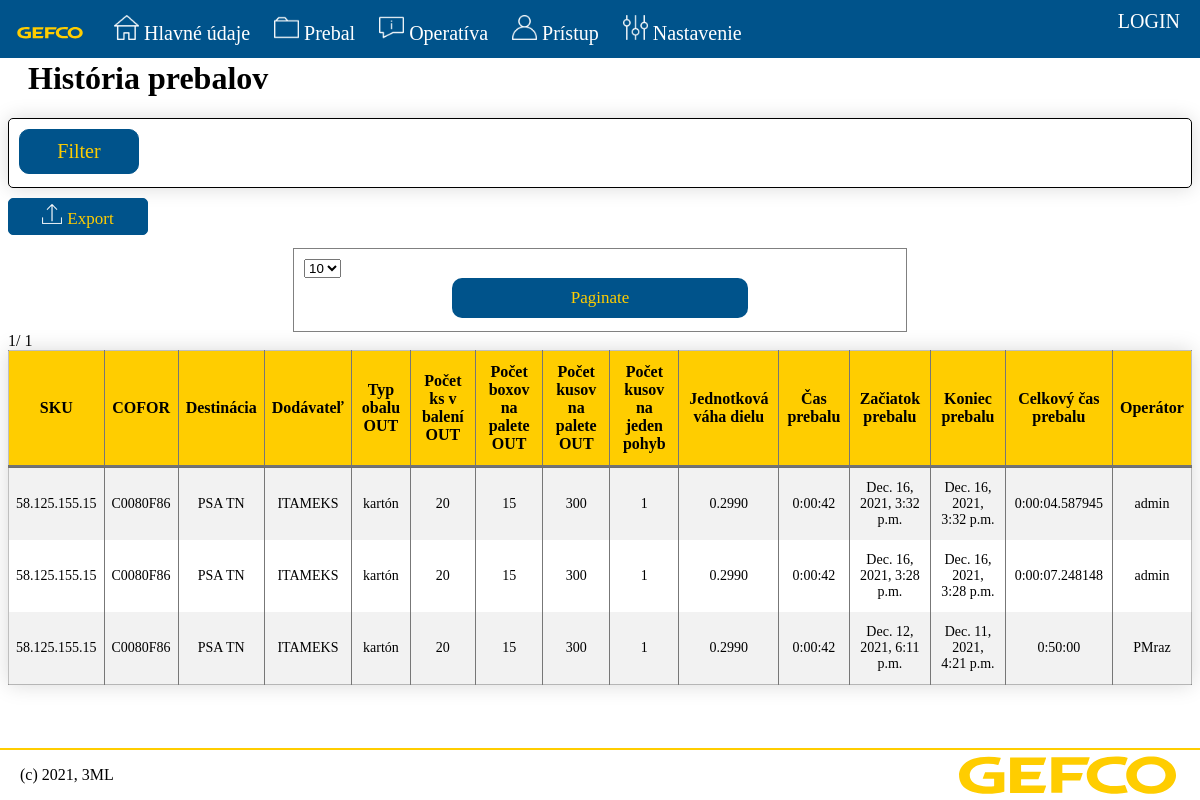
Page /repacking/history/ on the earlier database version.
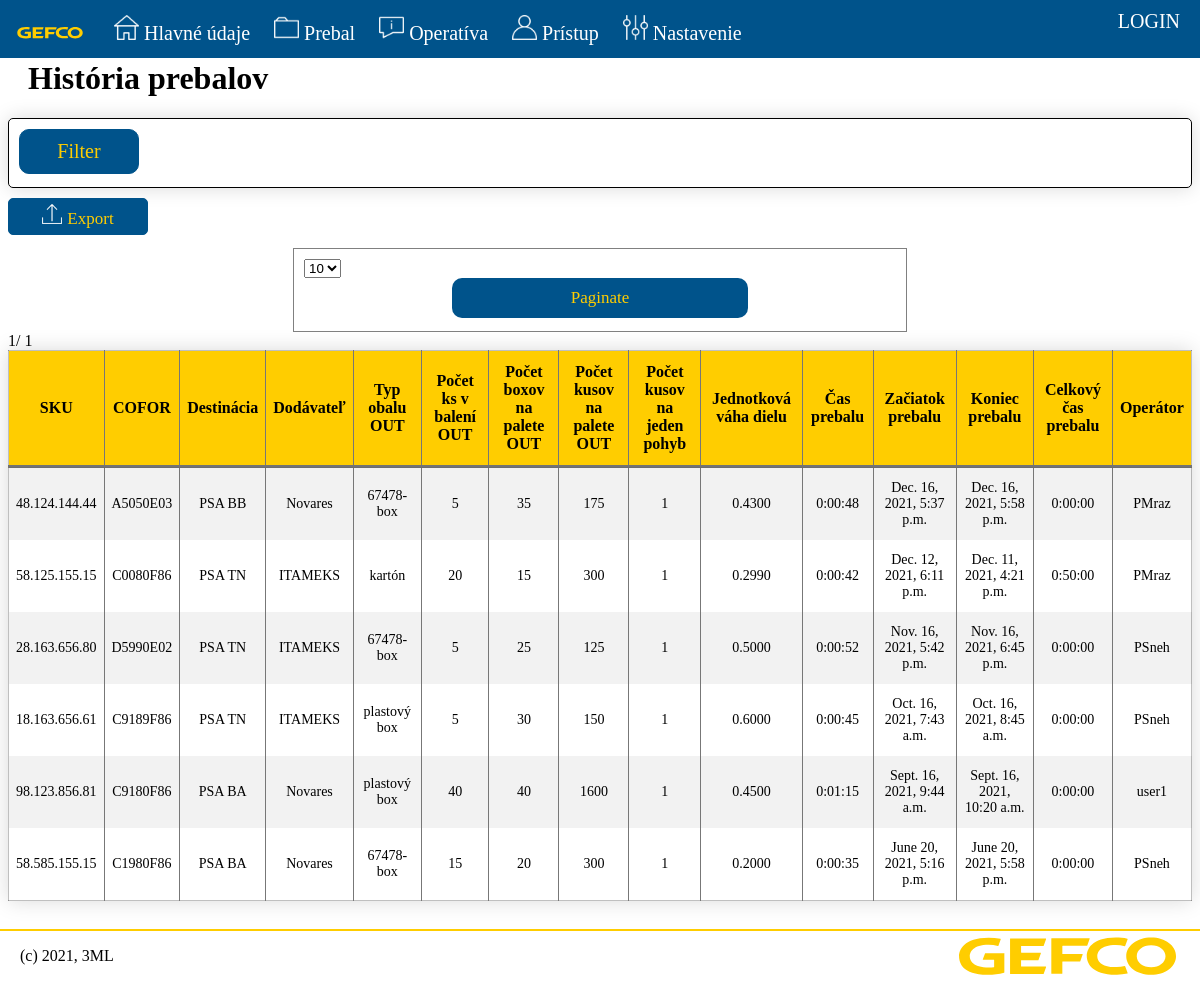
Same page on the later database version.
### repacking/models.py (models this page shows, shortened)
class RepackHistory(models.Model):
    repacking_standard = models.ForeignKey(RepackingStandard,
                                           on_delete=models.SET_NULL,
                                           null=True,
                                           related_name='repacking_standard')
    repack_start = models.DateTimeField(default=datetime.now, blank=True)
    repack_finish = models.DateTimeField(auto_now=False)
    repack_duration = models.DurationField(default=timedelta(minutes=0))
    idp = models.CharField(max_length=50)
    users = models.ManyToManyField(User, related_name='users')
    @staticmethod
    def filter_and_order_repacking_history_by_get(get):
        order_by = get.get('order_by', "-repack_start")
        try:
            if order_by[0] == '-':
                RepackHistory._meta.get_field(order_by[1:])
            else:
                RepackHistory._meta.get_field(order_by)
        except:
            order_by = "-repack_start"
        repacking_history = RepackHistory.objects.filter(
            idp__contains=get.get('idp', ""),
            repacking_standard__SKU__contains=get.get('repacking_standard__SKU', ""),
            repacking_standard__COFOR__contains=get.get('repacking_standard__COFOR', ""),
            repacking_standard__supplier__contains=get.get('repacking_standard__supplier', ""),
            repacking_standard__destination__contains=get.get('repacking_standard__destination', ""),
            repacking_standard__input_type_of_package__contains=get.get('repacking_standard__input_type_of_package',
                                                                        ""),
            repacking_standard__output_type_of_package__contains=get.get('repacking_standard__output_type_of_package',
                                                                         "")
        ).order_by(order_by)
        return repacking_history

class RepackingStandard(models.Model):
    SKU = models.CharField(max_length=50, default="", unique=True)
    COFOR = models.CharField(max_length=50, default="")
    supplier = models.CharField(max_length=50, default="")
    destination = models.CharField(max_length=50, default="")
    items_per_move = models.PositiveIntegerField(default=0)
    unit_weight = models.DecimalField(max_digits=6, decimal_places=4, default=0)
    repacking_duration = models.DurationField(default=timedelta(minutes=0))
    instructions = models.CharField(max_length=1200, default="")
    tools = models.ManyToManyField(Tools, related_name='tools', blank=True)
    input_count_of_items_in_package = models.PositiveIntegerField(default=0)
    output_count_of_items_in_package = models.PositiveIntegerField(default=0)
    input_count_of_boxes_on_pallet = models.PositiveIntegerField(default=0)
    output_count_of_boxes_on_pallet = models.PositiveIntegerField(default=0)
    input_count_of_items_on_pallet = models.PositiveIntegerField(default=0)
    output_count_of_items_on_pallet = models.PositiveIntegerField(default=0)
    input_type_of_package = models.CharField(max_length=50, default="")
    output_type_of_package = models.CharField(max_length=50, default="")
    input_photos = models.ManyToManyField(Photos, related_name='input_photos', blank=True)
    output_photos = models.ManyToManyField(Photos, related_name='output_photos', blank=True)
    created = models.DateTimeField(auto_now=True)
    creator = models.ForeignKey(settings.AUTH_USER_MODEL, on_delete=models.SET_NULL, null=True, related_name='creator')

### accounts/models.py (models this page shows)
class User(AbstractUser):
    barcode = models.CharField(max_length=100)
    def __str__(self):
        return f'{str(self.username)}'

### repacking/views.py (the view)
# urls.py: path('repacking/history/', views.history),
def history(request):
    cancel_sessions(request)
    repacking_history_list_all = RepackHistory.filter_and_order_repacking_history_by_get(request.GET)
    repack_history_filter = RepackHistoryFilter(request.GET, queryset=repacking_history_list_all)
    paginate_by = request.GET.get('paginate_by', 10) or 10
    repacking_history_list = filtered_records(request, repack_history_filter, paginate_by)
    context = {"repacking_history_list": repacking_history_list,
               'repack_history_filter': repack_history_filter, 'paginate_by': paginate_by}
    return render(request, 'repacking/history.html', context)

### repacking/views.py (called while the page is built)
def cancel_sessions(request):
    try:
        del request.session[repack_start_key]
    except KeyError:
        pass
    try:
        del request.session[repack_last_start_key]
    except KeyError:
        pass
    try:
        del request.session[repack_duration_key]
    except KeyError:
        pass

### repacking_site/methods.py (called while the page is built)
def filtered_records(request, records_filter, paginate_by):
    list_filtered = records_filter.qs
    p = Paginator(list_filtered, paginate_by)
    page = request.GET.get('page')
    try:
        complete_list = p.get_page(page)
    except PageNotAnInteger:
        complete_list = p.get_page(1)
    except EmptyPage:
        complete_list = p.get_page(1)
    return complete_list

### repacking/templates/repacking/history.html (shortened to what this page needs)
{% extends "base.html" %}
{% load static %}
{% block content %}
    <h1>História prebalov</h1>
    <div class="filter_div">
        <button class="dropbtn_filter" onclick="open_close_filter_menu()">Filter</button>
    </div>
    <div class="btn-group">
        <button type="button" class="active-btn"><a href="/repacking/history/export/"><img id="btn-image"
                                                                                           src="{% static 'icons/2931143_up_upload_export_share.png' %}">Export</a>
        </button>
    </div>
    {% if repacking_history_list %}
        <form method="GET">
            <select name="paginate_by" id="">
                <option value="10">10</option>
            </select>
            <input type="submit" value="Paginate" class="active-btn">
        </form>
        <div class="pagination">
    <span class="step-links">
        <span class="current">
            {{ repacking_history_list.number }}/
            {{ repacking_history_list.paginator.num_pages }}
        </span>
    </span>
        </div>
        <table>
            <th>SKU</th>
            <th>COFOR</th>
            <th>Destinácia</th>
            <th>Dodávateľ</th>
            <th>Typ obalu OUT</th>
            <th>Počet ks v balení OUT</th>
            <th>Počet boxov na palete OUT</th>
            <th>Počet kusov na palete OUT</th>
            <th>Počet kusov na jeden pohyb</th>
            <th>Jednotková váha dielu</th>
            <th>Čas prebalu</th>
            <th>Začiatok prebalu</th>
            <th>Koniec prebalu</th>
            <th>Celkový čas prebalu</th>
            <th>Operátor</th>
            {% for repack in repacking_history_list %}
                <tr>
                    <td>{{ repack.repacking_standard.SKU }}</td>
                    <td>{{ repack.repacking_standard.COFOR }}</td>
                    <td>{{ repack.repacking_standard.destination }}</td>
                    <td>{{ repack.repacking_standard.supplier }}</td>
                    <td>{{ repack.repacking_standard.output_type_of_package }}</td>
                    <td>{{ repack.repacking_standard.output_count_of_items_in_package }}</td>
                    <td>{{ repack.repacking_standard.output_count_of_boxes_on_pallet }}</td>
                    <td>{{ repack.repacking_standard.output_count_of_items_on_pallet }}</td>
                    <td>{{ repack.repacking_standard.items_per_move }}</td>
                    <td>{{ repack.repacking_standard.unit_weight }}</td>
                    <td>{{ repack.repacking_standard.repacking_duration }}</td>
                    <td>{{ repack.repack_start }}</td>
                    <td>{{ repack.repack_finish }}</td>
                    <td>{{ repack.repack_duration }}</td>
                    <td>{{ repack.users.all|join:", " }}</td>
                </tr>
            {% endfor %}
        </table>
    {% else %}
        <p>Žiadne údaje nie sú k dispozícií.</p>
    {% endif %}
{% endblock %}

Differences in the rows shown:
changed RepackHistory: repacking_standard.SKU "58.125.155.15" → "48.124.144.44"; repacking_standard.COFOR "C0080F86" → "A5050E03"; repacking_standard.destination "PSA TN" → "PSA BB"; repacking_standard.supplier "ITAMEKS" → "Novares"; repacking_standard.output_type_of_package "kartón" → "67478-box"; repacking_standard.output_count_of_items_in_package "20" → "5"; repacking_standard.output_count_of_boxes_on_pallet "15" → "35"; repacking_standard.output_count_of_items_on_pallet "300" → "175"; repacking_standard.unit_weight "0.2990" → "0.4300"; repacking_standard.repacking_duration "0:00:42" → "0:00:48"; repack_start "Dec. 16, 2021, 3:28 p.m." → "Dec. 16, 2021, 5:37 p.m."; repack_finish "Dec. 16, 2021, 3:28 p.m." → "Dec. 16, 2021, 5:58 p.m."; repack_duration "0:00:07.248148" → "0:00:00"; users.all "admin" → "PMraz"
changed RepackHistory: repacking_standard.SKU "58.125.155.15" → "28.163.656.80"; repacking_standard.COFOR "C0080F86" → "D5990E02"; repacking_standard.output_type_of_package "kartón" → "67478-box"; repacking_standard.output_count_of_items_in_package "20" → "5"; repacking_standard.output_count_of_boxes_on_pallet "15" → "25"; repacking_standard.output_count_of_items_on_pallet "300" → "125"; repacking_standard.unit_weight "0.2990" → "0.5000"; repacking_standard.repacking_duration "0:00:42" → "0:00:52"; repack_start "Dec. 16, 2021, 3:32 p.m." → "Nov. 16, 2021, 5:42 p.m."; repack_finish "Dec. 16, 2021, 3:32 p.m." → "Nov. 16, 2021, 6:45 p.m."; repack_duration "0:00:04.587945" → "0:00:00"; users.all "admin" → "PSneh"; moves down the list
added RepackHistory: repacking_standard.SKU "18.163.656.61", repacking_standard.COFOR "C9189F86", repacking_standard.destination "PSA TN", repacking_standard.supplier "ITAMEKS", repacking_standard.output_type_of_package "plastový box", repacking_standard.output_count_of_items_in_package "5", repacking_standard.output_count_of_boxes_on_pallet "30", repacking_standard.output_count_of_items_on_pallet "150", repacking_standard.items_per_move "1", repacking_standard.unit_weight "0.6000", repacking_standard.repacking_duration "0:00:45", repack_start "Oct. 16, 2021, 7:43 a.m.", repack_finish "Oct. 16, 2021, 8:45 a.m.", repack_duration "0:00:00", users.all "PSneh"
added RepackHistory: repacking_standard.SKU "98.123.856.81", repacking_standard.COFOR "C9180F86", repacking_standard.destination "PSA BA", repacking_standard.supplier "Novares", repacking_standard.output_type_of_package "plastový box", repacking_standard.output_count_of_items_in_package "40", repacking_standard.output_count_of_boxes_on_pallet "40", repacking_standard.output_count_of_items_on_pallet "1600", repacking_standard.items_per_move "1", repacking_standard.unit_weight "0.4500", repacking_standard.repacking_duration "0:01:15", repack_start "Sept. 16, 2021, 9:44 a.m.", repack_finish "Sept. 16, 2021, 10:20 a.m.", repack_duration "0:00:00", users.all "user1"
added RepackHistory: repacking_standard.SKU "58.585.155.15", repacking_standard.COFOR "C1980F86", repacking_standard.destination "PSA BA", repacking_standard.supplier "Novares", repacking_standard.output_type_of_package "67478-box", repacking_standard.output_count_of_items_in_package "15", repacking_standard.output_count_of_boxes_on_pallet "20", repacking_standard.output_count_of_items_on_pallet "300", repacking_standard.items_per_move "1", repacking_standard.unit_weight "0.2000", repacking_standard.repacking_duration "0:00:35", repack_start "June 20, 2021, 5:16 p.m.", repack_finish "June 20, 2021, 5:58 p.m.", repack_duration "0:00:00", users.all "PSneh"
